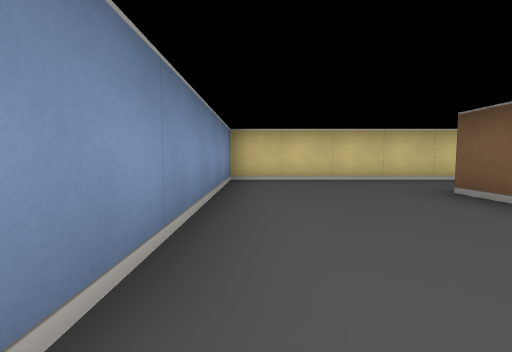
view 1 (above)

15 first-person views from a walk through a cub3D maze. The camera is about half as high as the walls, tilts 4° down and sees 85° across. The floor is counted in squares. Each view is taken from the middle of a square. On the plan, view 1 faces up. The plan holds only what a view shows up to about 9 squares ahead; the rest is blank.

view 2
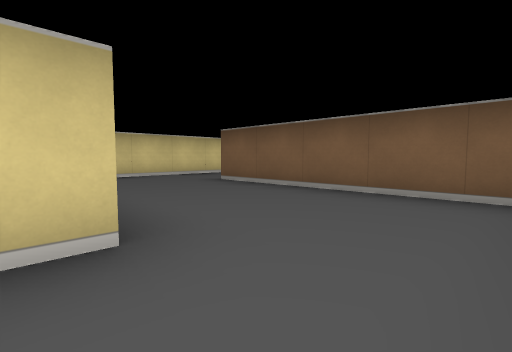

view 3
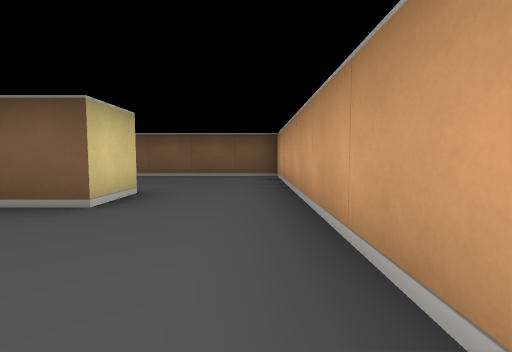

view 4
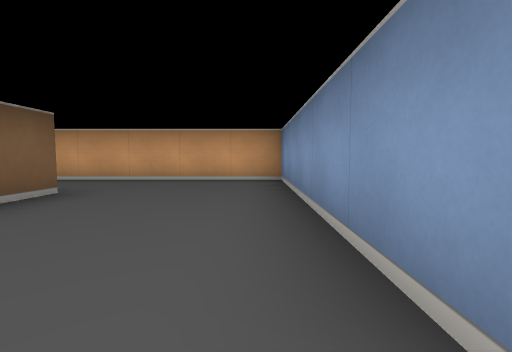

view 5
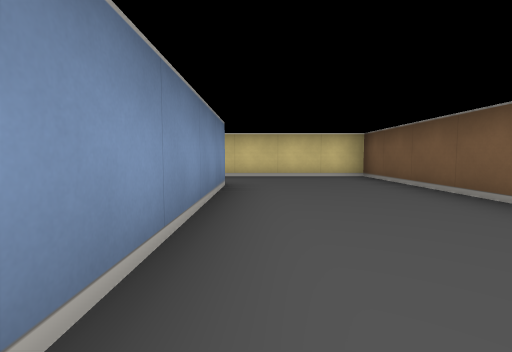

view 6
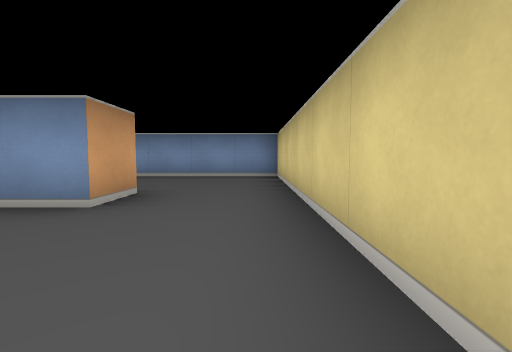

view 7
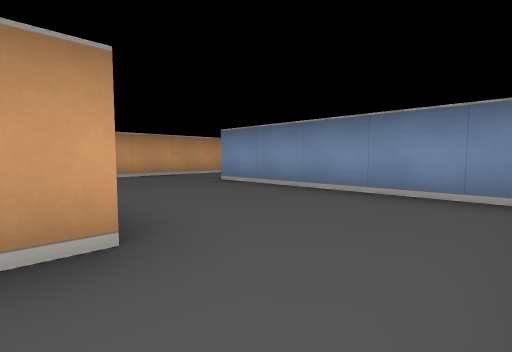

view 8
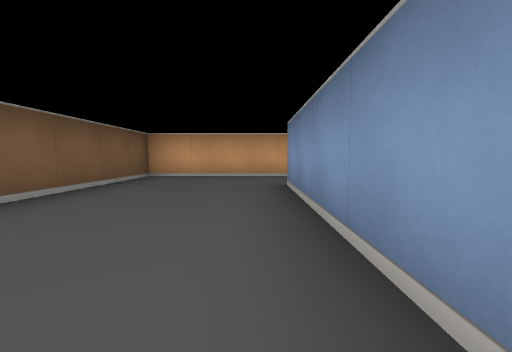

view 9
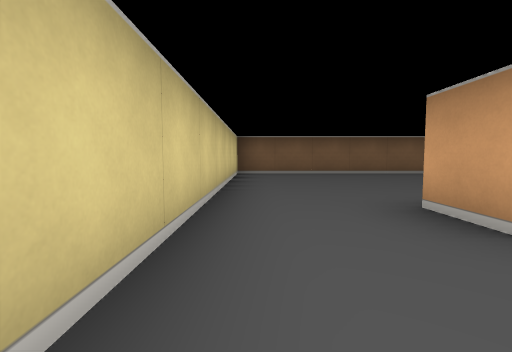

view 10
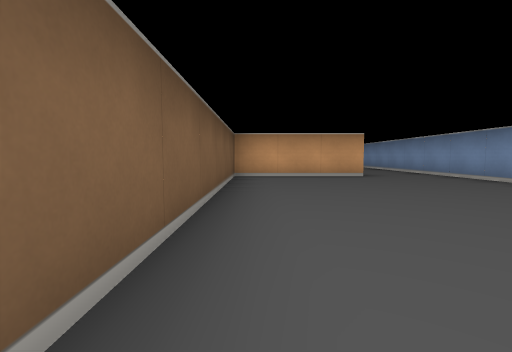

view 11
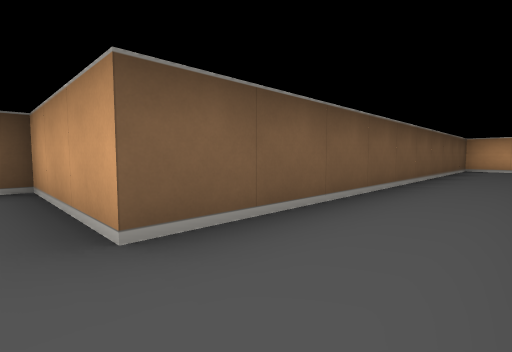

view 12
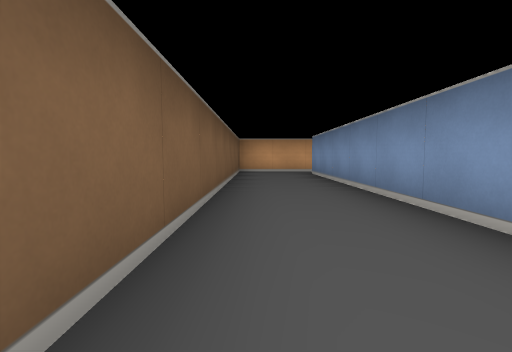

view 13
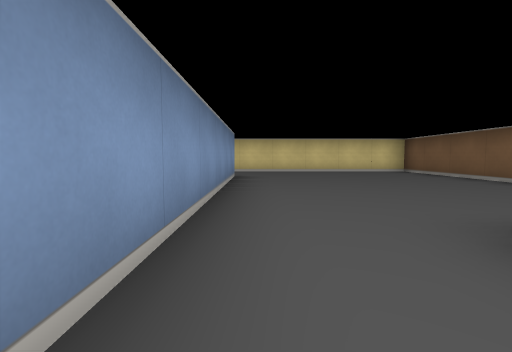

view 14
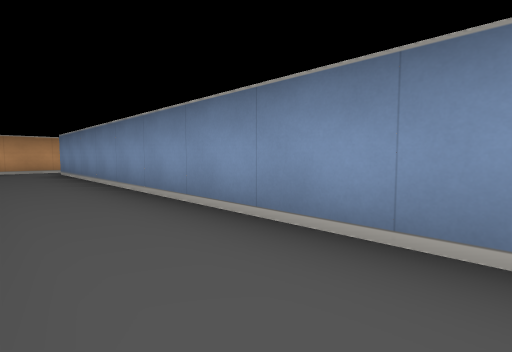

view 15
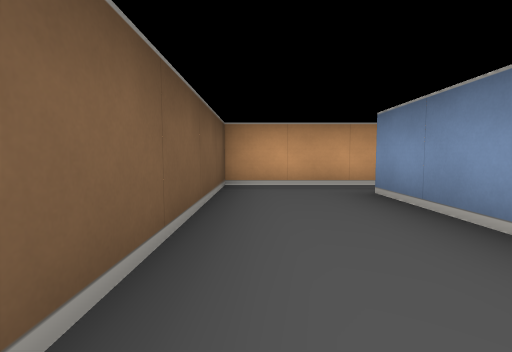

### Floor plan
Ten units are one square. View 1 is at (0, 0); x grows to the right and y downward. Boxes are objects, and circles mark ways between rooms. Rooms are numbered by the first view taken in them; rooms with no view inside come last. Other rooms are left out.
<svg viewBox="-95 -60 185 180">
<path fill="none" stroke="#000" d="M-5 15 25 15 25 -35 35 -35M35 -55 -5 -55 -5 -5M-45 -35 -45 15 -5 15M-5 -5 -15 -5 -15 -55 -45 -55M-56 -35 -45 -35M-84 15 -55 15 -55 -24M-45 -55 -85 -55 -85 -5M35 -35 35 105M30 115 55 115 55 15 85 15 85 -55 35 -55"/>
<circle cx="-10" cy="5" r="3" fill="#2a7"/>
<circle cx="30" cy="-45" r="3" fill="#2a7"/>
<circle cx="-50" cy="-45" r="3" fill="#2a7"/>
<text x="10" y="-20">1</text>
<text x="-30" y="-20">2</text>
<text x="-70" y="-20">3</text>
<text x="50" y="10">4</text>
</svg>
Room 1 opens to room 2. Room 1 opens to room 4. Room 2 opens to room 3.

Where each view was taken, in squares from view 1:
view 1: 0 up, 0 right, facing up
view 2: 1 down, 1 left, facing up-right
view 3: 1 down, 4 left, facing right
view 4: 4 up, 4 left, facing down
view 5: 1 down, 4 left, facing up
view 6: 5 up, 2 left, facing left
view 7: 5 up, 5 left, facing down-left
view 8: 5 up, 8 left, facing down
view 9: 5 up, 1 right, facing right
view 10: 5 up, 8 right, facing down
view 11: 1 down, 4 right, facing down-right
view 12: 3 down, 5 right, facing down
view 13: 3 down, 4 right, facing up
view 14: 2 down, 5 right, facing down-left
view 15: 7 down, 5 right, facing down
